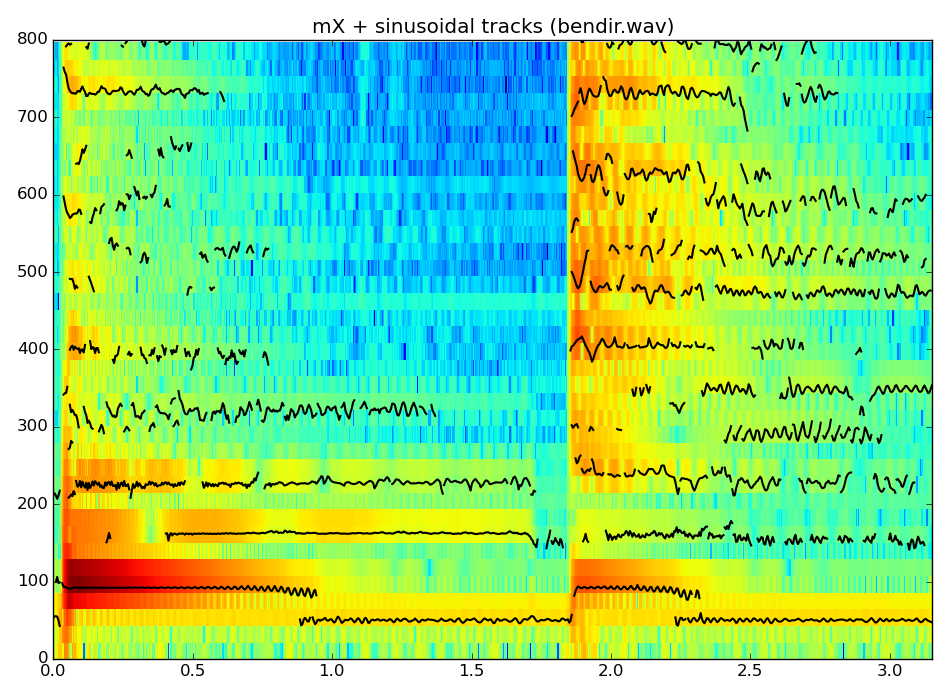

Here is the Python script that generated this plot:
import numpy as np
import matplotlib.pyplot as plt
import sys, os, time

sys.path.append(os.path.join(os.path.dirname(os.path.realpath(__file__)), '../../../software/models/'))

import stft as STFT
import sineModel as SM
import utilFunctions as UF

(fs, x) = UF.wavread(os.path.join(os.path.dirname(os.path.realpath(__file__)), '../../../sounds/bendir.wav'))
w = np.hamming(2001)
N = 2048
H = 200
t = -80
minSineDur = .02
maxnSines = 150
freqDevOffset = 10
freqDevSlope = 0.001
mX, pX = STFT.stftAnal(x, fs, w, N, H)
tfreq, tmag, tphase = SM.sineModelAnal(x, fs, w, N, H, t, maxnSines, minSineDur, freqDevOffset, freqDevSlope)

plt.figure(1, figsize=(9.5, 7))
maxplotfreq = 800.0
maxplotbin = int(N*maxplotfreq/fs)
numFrames = int(mX[:,0].size)
frmTime = H*np.arange(numFrames)/float(fs)                             
binFreq = np.arange(maxplotbin+1)*float(fs)/N                         
plt.pcolormesh(frmTime, binFreq, np.transpose(mX[:,:maxplotbin+1]))
plt.autoscale(tight=True)
  
tracks = tfreq*np.less(tfreq, maxplotfreq)
tracks[tracks<=0] = np.nan
plt.plot(frmTime, tracks, color='k', lw=1.5)
plt.autoscale(tight=True)
plt.title('mX + sinusoidal tracks (bendir.wav)')

plt.tight_layout()
plt.savefig('sineModelAnal-bendir.png')
plt.show()